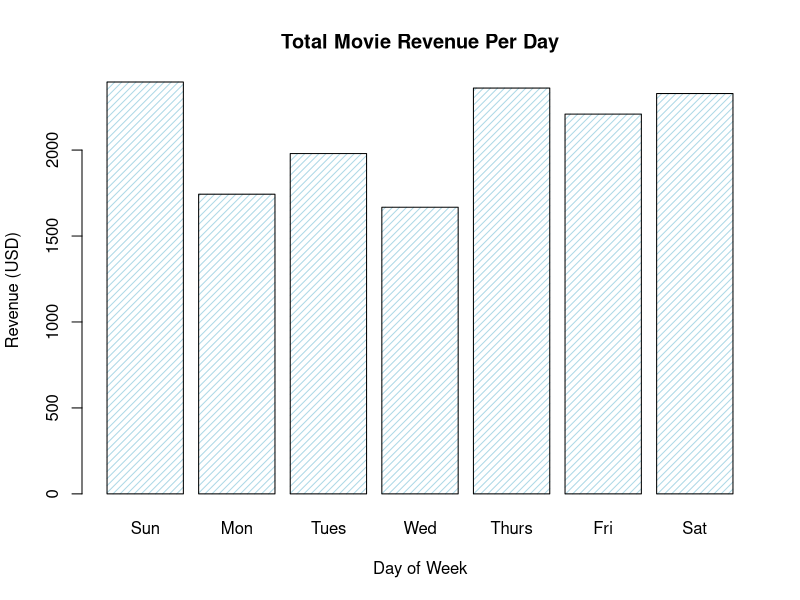
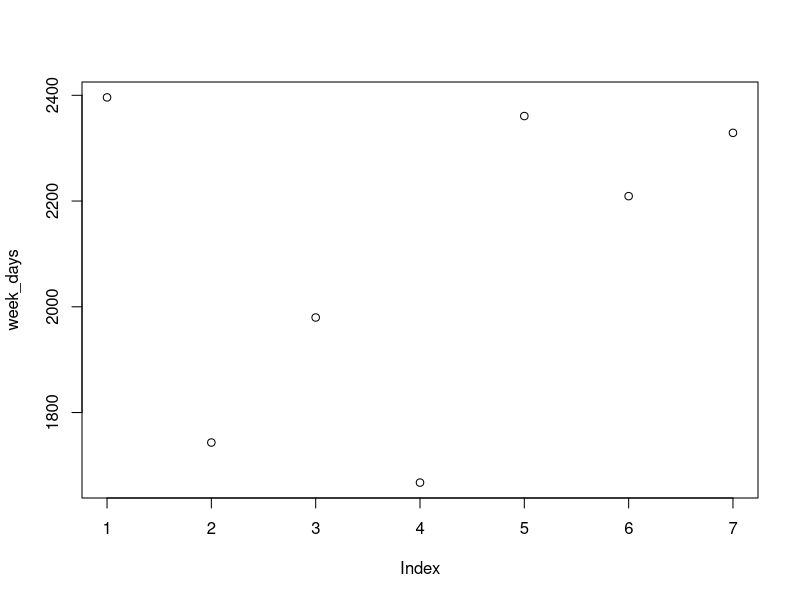

Reproduce these figures in R, in order.
# Potential Questions to Answer:
# 1. Create snacks that the customers can buy and randomize who buys which snack
# 2. Pretend you own multiple theaters and run two simulations to represent each theater and plot the results
# 3. Create conditional statements for movies that may be PG-13 and children are not allowed to watch

# set ticket prices for adults and children
ticket_cost <- 12
ticket_cost_child <- 8

# set up snacks, snack prices, and odds any customer purchases each
snacks <- c(NA, 'popcorn','small_candy', 'big_candy')
snack_prices <- c(0, 9.75, 4.25, 7)
snack_odds <- c(0.5, 0.34, 0.05, 0.11)

# list 5 of your favorite movies or shows
movies <- c('Public Enemies', 
            'Free to Choose', 
            'The Psychological Significance of the Biblical Stories', 
            'Soft White Underbelly', 
            'Scarface')

# how many screens does the theater have? (assume 1 per movie)
screens <- length(movies)

# how many seats does each screen have?
seats <- 50 

# make a record book to store total revenue for each day
week_days <- rep(0, 7)

# iterate through each day of the week
for (day in 1:length(week_days)) {
  
  # keep track of total revenue for this day
  this_days_revenue <- 0
  
  # iterate through the each of your screens for this day
  for (s in 1:screens) {
    
    # calculate how many adults and how many children are watching this screen
    visitors_adults <- sample(seats, 1)
    visitors_children <- sample((seats - visitors_adults), 1)
    
    # calculate this screen's revenue for adults, and for children
    revenue_adults <- visitors_adults * ticket_cost
    revenue_children <- visitors_children * ticket_cost_child
    # calculate snacks revenue for this screen
    total_visitors <- visitors_adults + visitors_children
    revenue_snacks <- sample(snack_prices, 
                             total_visitors, 
                             replace=TRUE,
                             prob=snack_odds)
    
    # calculate this screen's total revenue, and add to running total for the day
    this_screens_ticket_revenue <- revenue_adults + revenue_children
    this_screens_revenue_for_today <- this_screens_ticket_revenue + revenue_snacks
    this_days_revenue <- this_days_revenue + this_screens_revenue_for_today
  }
  # write today's total revenue at it's index in the record book
  week_days[day] <- this_days_revenue
}

# make a barchart showing total revenue per day
barplot(week_days,  # <- what's being plotted
        main = "Total Movie Revenue Per Day",  # chart title
        xlab = "Day of Week",  # x axis label
        ylab = "Revenue (USD)",  # y axis label
        names.arg = c("Sun", "Mon", "Tues", "Wed", "Thurs", "Fri", "Sat"),  # add day labels
        col = "lightblue",  # adjust color
        density = 20,  # adjust how filled in each bar is
)

# make any other chart
plot(week_days)  # simple scatter plot

# which day had the highest revenue?
index_of_max_value <- which.max(week_days)  # <- asks, which index has the max value?
days_of_the_week <- c("Sun", "Mon", "Tues", "Wed", "Thurs", "Fri", "Sat")
days_of_the_week[index_of_max_value]
